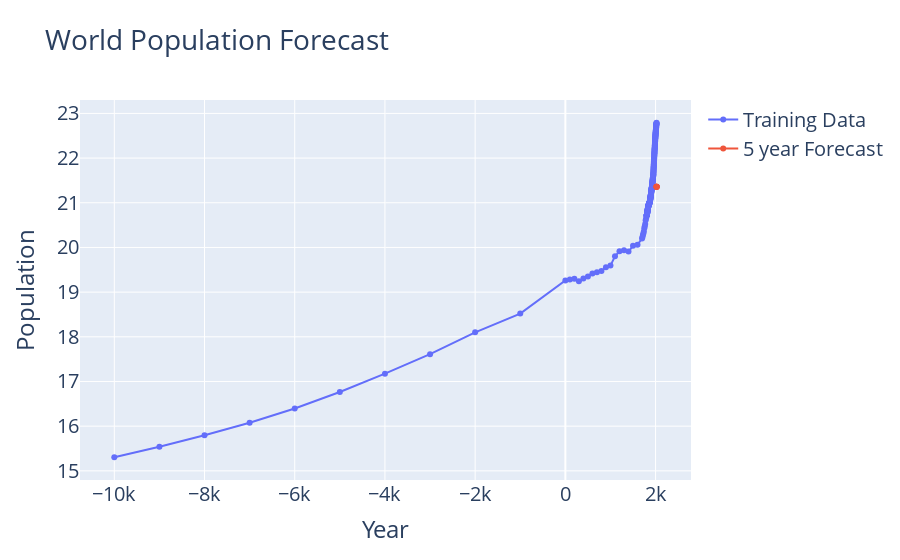

Notebook source saved alongside this figure:
### Code cell
trace1 = go.Scatter(
        x = df_worldpop['Year'],
        y = df_worldpop['Population logged'],
        mode='lines+markers',
        name = 'Training Data'
    )
trace2 = go.Scatter(
        x = future_df['Year'],
        y = future_df['Population Logged'],
        mode='lines+markers',
        name = '5 year Forecast'
    )
layout = go.Layout(
        title = ("World Population Forecast"),
        font = dict(size = 20),
        xaxis = {'title' : "Year"},
        yaxis = {'title' : "Population"}
    )
fig = go.Figure(data=[trace1, trace2], layout=layout)
fig.show()

### Figure 1 — Plotly figure (JSON) as saved in the notebook; plotly's stock layout.template omitted (floating-point values rounded to 4 significant figures; data arrays with more than 128 entries replaced by an {"elided": "..."} marker saying what was removed)
{"data": [{"mode": "lines+markers", "name": "Training Data", "type": "scatter", "x": {"elided": "259 int values"}, "y": {"elided": "259 float values"}}, {"mode": "lines+markers", "name": "5 year Forecast", "type": "scatter", "x": [2021, 2022, 2023, 2024, 2025], "y": [21.36, 21.36, 21.36, 21.36, 21.36]}], "layout": {"font": {"size": 20}, "title": {"text": "World Population Forecast"}, "xaxis": {"title": {"text": "Year"}}, "yaxis": {"title": {"text": "Population"}}}}
